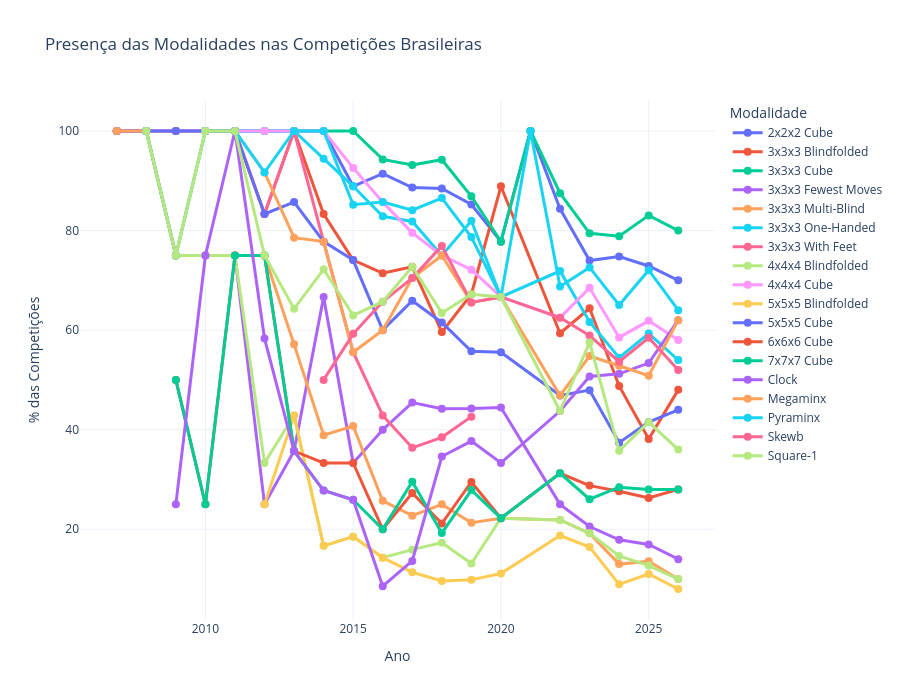

The notebook cell saved with this chart:
### Code cell
fig_percentage_brazil = plot_event_presence_pct(df_final, 'Presença das Modalidades nas Competições Brasileiras')
fig_percentage_brazil

### Figure 1 — Plotly figure (JSON) as saved in the notebook; plotly's stock layout.template omitted (floating-point values rounded to 4 significant figures)
{"data": [{"hovertemplate": "<b>%{fullData.name}</b><br>Ano: %{x}<br>Presença: %{y:.1f}%<extra></extra>", "line": {"width": 3}, "marker": {"size": 8}, "mode": "lines+markers", "name": "2x2x2 Cube", "type": "scatter", "x": [2007, 2008, 2009, 2010, 2011, 2012, 2013, 2014, 2015, 2016, 2017, 2018, 2019, 2020, 2021, 2022, 2023, 2024, 2025, 2026], "y": [100.0, 100.0, 100.0, 100.0, 100.0, 100.0, 100.0, 100.0, 88.89, 91.43, 88.64, 88.46, 85.25, 77.78, 100.0, 84.38, 73.97, 74.8, 72.88, 70.0]}, {"hovertemplate": "<b>%{fullData.name}</b><br>Ano: %{x}<br>Presença: %{y:.1f}%<extra></extra>", "line": {"width": 3}, "marker": {"size": 8}, "mode": "lines+markers", "name": "3x3x3 Blindfolded", "type": "scatter", "x": [2007, 2008, 2009, 2010, 2011, 2012, 2013, 2014, 2015, 2016, 2017, 2018, 2019, 2020, 2022, 2023, 2024, 2025, 2026], "y": [100.0, 100.0, 100.0, 100.0, 100.0, 83.33, 100.0, 83.33, 74.07, 71.43, 72.73, 59.62, 67.21, 88.89, 59.38, 64.38, 48.78, 38.14, 48.0]}, {"hovertemplate": "<b>%{fullData.name}</b><br>Ano: %{x}<br>Presença: %{y:.1f}%<extra></extra>", "line": {"width": 3}, "marker": {"size": 8}, "mode": "lines+markers", "name": "3x3x3 Cube", "type": "scatter", "x": [2007, 2008, 2009, 2010, 2011, 2012, 2013, 2014, 2015, 2016, 2017, 2018, 2019, 2020, 2021, 2022, 2023, 2024, 2025, 2026], "y": [100.0, 100.0, 100.0, 100.0, 100.0, 100.0, 100.0, 100.0, 100.0, 94.29, 93.18, 94.23, 86.89, 77.78, 100.0, 87.5, 79.45, 78.86, 83.05, 80.0]}, {"hovertemplate": "<b>%{fullData.name}</b><br>Ano: %{x}<br>Presença: %{y:.1f}%<extra></extra>", "line": {"width": 3}, "marker": {"size": 8}, "mode": "lines+markers", "name": "3x3x3 Fewest Moves", "type": "scatter", "x": [2008, 2009, 2010, 2011, 2012, 2013, 2014, 2015, 2016, 2017, 2018, 2019, 2020, 2022, 2023, 2024, 2025, 2026], "y": [100.0, 75.0, 75.0, 75.0, 25.0, 35.71, 66.67, 33.33, 40.0, 45.45, 44.23, 44.26, 44.44, 25.0, 20.55, 17.89, 16.95, 14.0]}, {"hovertemplate": "<b>%{fullData.name}</b><br>Ano: %{x}<br>Presença: %{y:.1f}%<extra></extra>", "line": {"width": 3}, "marker": {"size": 8}, "mode": "lines+markers", "name": "3x3x3 Multi-Blind", "type": "scatter", "x": [2008, 2009, 2010, 2011, 2012, 2013, 2014, 2015, 2016, 2017, 2018, 2019, 2020, 2022, 2023, 2024, 2025, 2026], "y": [100.0, 75.0, 75.0, 75.0, 75.0, 57.14, 38.89, 40.74, 25.71, 22.73, 25.0, 21.31, 22.22, 21.88, 19.18, 13.01, 13.56, 10.0]}, {"hovertemplate": "<b>%{fullData.name}</b><br>Ano: %{x}<br>Presença: %{y:.1f}%<extra></extra>", "line": {"width": 3}, "marker": {"size": 8}, "mode": "lines+markers", "name": "3x3x3 One-Handed", "type": "scatter", "x": [2008, 2009, 2010, 2011, 2012, 2013, 2014, 2015, 2016, 2017, 2018, 2019, 2020, 2022, 2023, 2024, 2025, 2026], "y": [100.0, 100.0, 100.0, 100.0, 100.0, 100.0, 94.44, 88.89, 82.86, 81.82, 75.0, 81.97, 66.67, 71.88, 61.64, 54.47, 59.32, 54.0]}, {"hovertemplate": "<b>%{fullData.name}</b><br>Ano: %{x}<br>Presença: %{y:.1f}%<extra></extra>", "line": {"width": 3}, "marker": {"size": 8}, "mode": "lines+markers", "name": "3x3x3 With Feet", "type": "scatter", "x": [2007, 2009, 2010, 2011, 2012, 2013, 2014, 2015, 2016, 2017, 2018, 2019], "y": [100.0, 100.0, 100.0, 100.0, 83.33, 100.0, 77.78, 55.56, 42.86, 36.36, 38.46, 42.62]}, {"hovertemplate": "<b>%{fullData.name}</b><br>Ano: %{x}<br>Presença: %{y:.1f}%<extra></extra>", "line": {"width": 3}, "marker": {"size": 8}, "mode": "lines+markers", "name": "4x4x4 Blindfolded", "type": "scatter", "x": [2008, 2009, 2010, 2011, 2012, 2013, 2014, 2015, 2016, 2017, 2018, 2019, 2020, 2022, 2023, 2024, 2025, 2026], "y": [100.0, 75.0, 75.0, 75.0, 33.33, 42.86, 16.67, 18.52, 14.29, 15.91, 17.31, 13.11, 22.22, 21.88, 19.18, 14.63, 12.71, 10.0]}, {"hovertemplate": "<b>%{fullData.name}</b><br>Ano: %{x}<br>Presença: %{y:.1f}%<extra></extra>", "line": {"width": 3}, "marker": {"size": 8}, "mode": "lines+markers", "name": "4x4x4 Cube", "type": "scatter", "x": [2007, 2008, 2009, 2010, 2011, 2012, 2013, 2014, 2015, 2016, 2017, 2018, 2019, 2020, 2022, 2023, 2024, 2025, 2026], "y": [100.0, 100.0, 100.0, 100.0, 100.0, 100.0, 100.0, 100.0, 92.59, 85.71, 79.55, 75.0, 72.13, 66.67, 62.5, 68.49, 58.54, 61.86, 58.0]}, {"hovertemplate": "<b>%{fullData.name}</b><br>Ano: %{x}<br>Presença: %{y:.1f}%<extra></extra>", "line": {"width": 3}, "marker": {"size": 8}, "mode": "lines+markers", "name": "5x5x5 Blindfolded", "type": "scatter", "x": [2012, 2013, 2014, 2015, 2016, 2017, 2018, 2019, 2020, 2022, 2023, 2024, 2025, 2026], "y": [25.0, 42.86, 16.67, 18.52, 14.29, 11.36, 9.615, 9.836, 11.11, 18.75, 16.44, 8.943, 11.02, 8.0]}, {"hovertemplate": "<b>%{fullData.name}</b><br>Ano: %{x}<br>Presença: %{y:.1f}%<extra></extra>", "line": {"width": 3}, "marker": {"size": 8}, "mode": "lines+markers", "name": "5x5x5 Cube", "type": "scatter", "x": [2007, 2008, 2009, 2010, 2011, 2012, 2013, 2014, 2015, 2016, 2017, 2018, 2019, 2020, 2022, 2023, 2024, 2025, 2026], "y": [100.0, 100.0, 100.0, 100.0, 100.0, 83.33, 85.71, 77.78, 74.07, 60.0, 65.91, 61.54, 55.74, 55.56, 46.88, 47.95, 37.4, 41.53, 44.0]}, {"hovertemplate": "<b>%{fullData.name}</b><br>Ano: %{x}<br>Presença: %{y:.1f}%<extra></extra>", "line": {"width": 3}, "marker": {"size": 8}, "mode": "lines+markers", "name": "6x6x6 Cube", "type": "scatter", "x": [2009, 2010, 2011, 2012, 2013, 2014, 2015, 2016, 2017, 2018, 2019, 2020, 2022, 2023, 2024, 2025, 2026], "y": [50.0, 25.0, 75.0, 75.0, 35.71, 33.33, 33.33, 20.0, 27.27, 21.15, 29.51, 22.22, 31.25, 28.77, 27.64, 26.27, 28.0]}, {"hovertemplate": "<b>%{fullData.name}</b><br>Ano: %{x}<br>Presença: %{y:.1f}%<extra></extra>", "line": {"width": 3}, "marker": {"size": 8}, "mode": "lines+markers", "name": "7x7x7 Cube", "type": "scatter", "x": [2009, 2010, 2011, 2012, 2013, 2014, 2015, 2016, 2017, 2018, 2019, 2020, 2022, 2023, 2024, 2025, 2026], "y": [50.0, 25.0, 75.0, 75.0, 35.71, 27.78, 25.93, 20.0, 29.55, 19.23, 27.87, 22.22, 31.25, 26.03, 28.46, 27.97, 28.0]}, {"hovertemplate": "<b>%{fullData.name}</b><br>Ano: %{x}<br>Presença: %{y:.1f}%<extra></extra>", "line": {"width": 3}, "marker": {"size": 8}, "mode": "lines+markers", "name": "Clock", "type": "scatter", "x": [2009, 2010, 2011, 2012, 2013, 2014, 2015, 2016, 2017, 2018, 2019, 2020, 2022, 2023, 2024, 2025, 2026], "y": [25.0, 75.0, 100.0, 58.33, 35.71, 27.78, 25.93, 8.571, 13.64, 34.62, 37.7, 33.33, 43.75, 50.68, 51.22, 53.39, 62.0]}, {"hovertemplate": "<b>%{fullData.name}</b><br>Ano: %{x}<br>Presença: %{y:.1f}%<extra></extra>", "line": {"width": 3}, "marker": {"size": 8}, "mode": "lines+markers", "name": "Megaminx", "type": "scatter", "x": [2007, 2008, 2009, 2010, 2011, 2012, 2013, 2014, 2015, 2016, 2017, 2018, 2019, 2020, 2022, 2023, 2024, 2025, 2026], "y": [100.0, 100.0, 75.0, 100.0, 100.0, 91.67, 78.57, 77.78, 55.56, 60.0, 70.45, 75.0, 65.57, 66.67, 46.88, 54.79, 52.85, 50.85, 62.0]}, {"hovertemplate": "<b>%{fullData.name}</b><br>Ano: %{x}<br>Presença: %{y:.1f}%<extra></extra>", "line": {"width": 3}, "marker": {"size": 8}, "mode": "lines+markers", "name": "Pyraminx", "type": "scatter", "x": [2008, 2009, 2010, 2011, 2012, 2013, 2014, 2015, 2016, 2017, 2018, 2019, 2020, 2021, 2022, 2023, 2024, 2025, 2026], "y": [100.0, 75.0, 100.0, 100.0, 91.67, 100.0, 100.0, 85.19, 85.71, 84.09, 86.54, 78.69, 66.67, 100.0, 68.75, 72.6, 65.04, 72.03, 64.0]}, {"hovertemplate": "<b>%{fullData.name}</b><br>Ano: %{x}<br>Presença: %{y:.1f}%<extra></extra>", "line": {"width": 3}, "marker": {"size": 8}, "mode": "lines+markers", "name": "Skewb", "type": "scatter", "x": [2014, 2015, 2016, 2017, 2018, 2019, 2020, 2022, 2023, 2024, 2025, 2026], "y": [50.0, 59.26, 65.71, 70.45, 76.92, 65.57, 66.67, 62.5, 58.9, 53.66, 58.47, 52.0]}, {"hovertemplate": "<b>%{fullData.name}</b><br>Ano: %{x}<br>Presença: %{y:.1f}%<extra></extra>", "line": {"width": 3}, "marker": {"size": 8}, "mode": "lines+markers", "name": "Square-1", "type": "scatter", "x": [2008, 2009, 2010, 2011, 2012, 2013, 2014, 2015, 2016, 2017, 2018, 2019, 2020, 2022, 2023, 2024, 2025, 2026], "y": [100.0, 75.0, 100.0, 100.0, 75.0, 64.29, 72.22, 62.96, 65.71, 72.73, 63.46, 67.21, 66.67, 43.75, 57.53, 35.77, 41.53, 36.0]}], "layout": {"height": 700, "hovermode": "closest", "legend": {"itemclick": "toggle", "itemdoubleclick": "toggleothers", "title": {"text": "Modalidade"}}, "title": {"text": "Presença das Modalidades nas Competições Brasileiras"}, "xaxis": {"title": {"text": "Ano"}}, "yaxis": {"title": {"text": "% das Competições"}}}}
